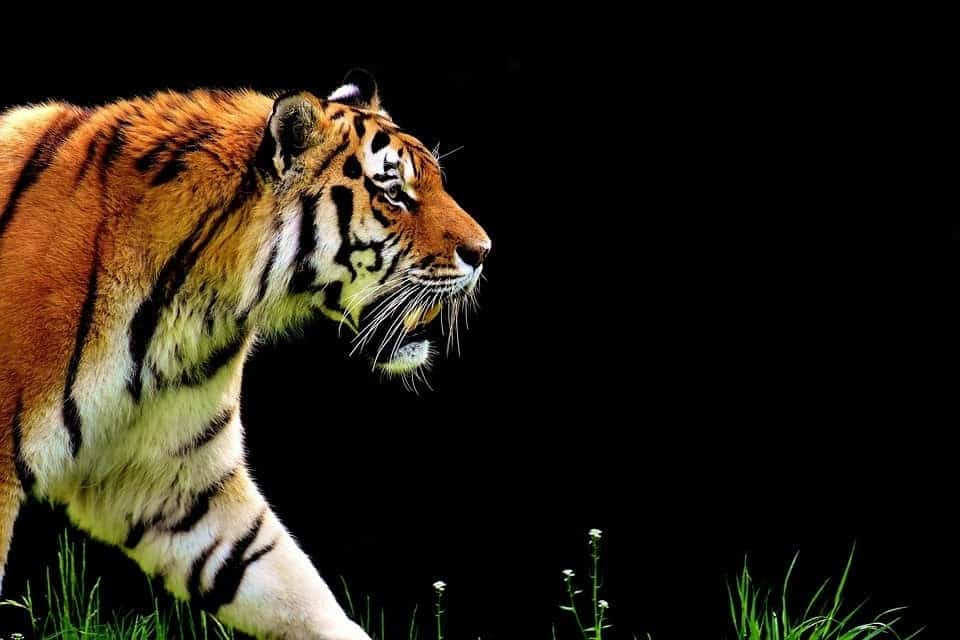
#> input picture imgs/tiger.jpg, 960 x 640 px
$ python contour.py
#> lines starting #> are read from the running program, lines starting #| are printed output that depends on the picture; after the words box and inside, x2 and y2 are one past the last pixel; in counts of white or black regions, pixels touching at a corner belong together
import cv2
img_org = cv2.imread("imgs/tiger.jpg")
#> img_org is the input picture: shape (640, 960, 3); mean B, G, R 21.1, 32.3, 39.7
img = cv2.cvtColor(img_org,cv2.COLOR_BGR2GRAY)
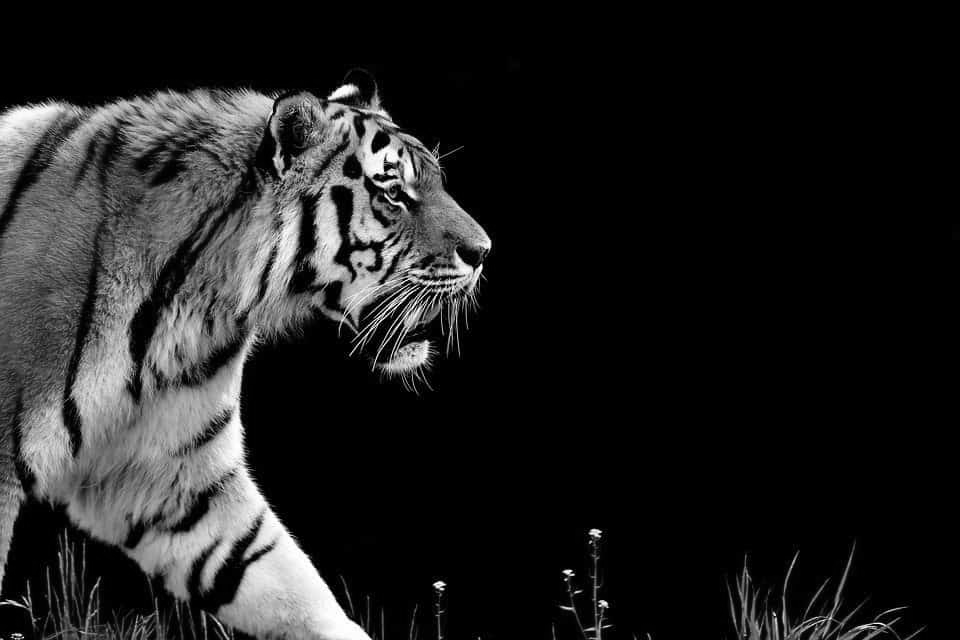
#> img: shape (640, 960); min 0, max 255, mean 33.2
ret,thresh = cv2.threshold(img,120,255,cv2.THRESH_BINARY)
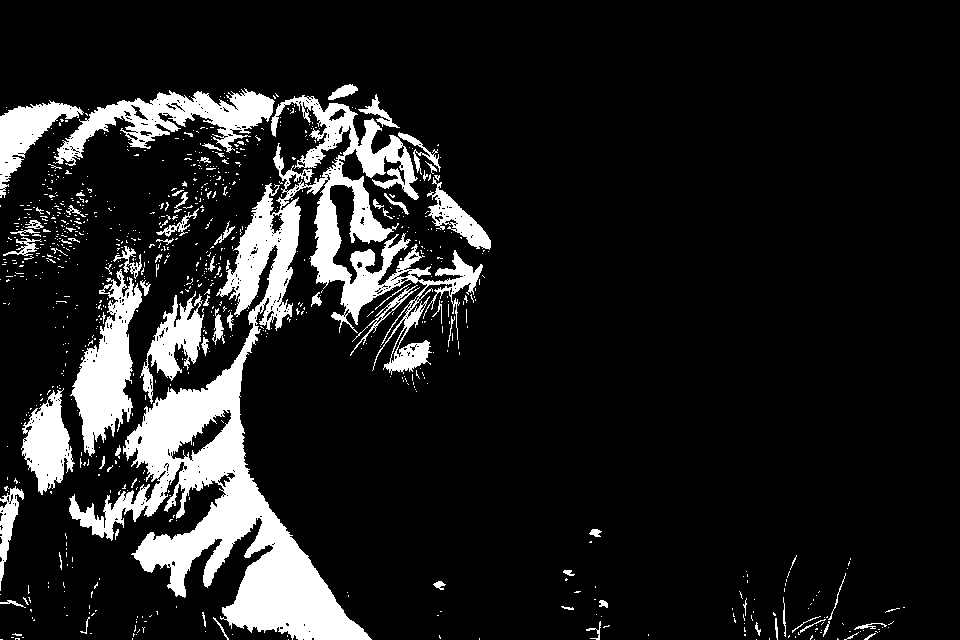
#> thresh: shape (640, 960); 12.6% white; 861 white regions (782 under 20 px)
countours,hierachy=cv2.findContours(image=img,mode=cv2.RETR_EXTERNAL,method=cv2.CHAIN_APPROX_NONE)
#> countours = 29 contours, 18 with area under 20; largest, box (x1, y1, x2, y2) and area: (0, 64, 497, 640) 208621, (719, 536, 928, 640) 11517, (544, 527, 616, 640) 4458, (632, 623, 656, 640) 272, (448, 72, 472, 88) 218
#> (the run stopped early here; a loop or call above may not have finished)
